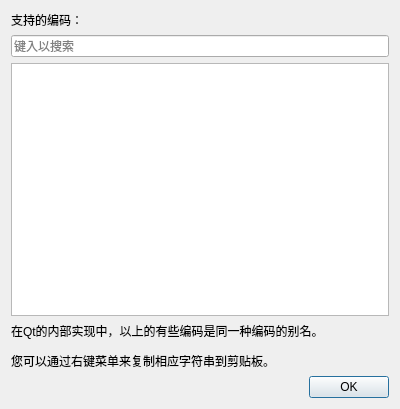
<?xml version="1.0" encoding="UTF-8"?>
<ui version="4.0">
 <class>AvailableTextCodecDialog</class>
 <widget class="QDialog" name="AvailableTextCodecDialog">
  <property name="geometry">
   <rect>
    <x>0</x>
    <y>0</y>
    <width>400</width>
    <height>409</height>
   </rect>
  </property>
  <property name="windowTitle">
   <string>支持的编码</string>
  </property>
  <layout class="QGridLayout" name="gridLayout">
   <item row="2" column="0" colspan="2">
    <widget class="QListWidget" name="listWidget">
     <property name="contextMenuPolicy">
      <enum>Qt::ActionsContextMenu</enum>
     </property>
     <property name="whatsThis">
      <string>&lt;html&gt;&lt;head/&gt;&lt;body&gt;&lt;p&gt;此处显示Qt支持的文本编码的列表。您可以通过右键菜单复制它们其中的一个。&lt;/p&gt;&lt;/body&gt;&lt;/html&gt;</string>
     </property>
     <property name="editTriggers">
      <set>QAbstractItemView::NoEditTriggers</set>
     </property>
    </widget>
   </item>
   <item row="3" column="0" colspan="2">
    <widget class="QLabel" name="label_2">
     <property name="text">
      <string>&lt;html&gt;&lt;head/&gt;&lt;body&gt;&lt;p&gt;在Qt的内部实现中，以上的有些编码是同一种编码的别名。&lt;/p&gt;&lt;p&gt;您可以通过右键菜单来复制相应字符串到剪贴板。&lt;/p&gt;&lt;/body&gt;&lt;/html&gt;</string>
     </property>
     <property name="wordWrap">
      <bool>true</bool>
     </property>
    </widget>
   </item>
   <item row="4" column="0" colspan="2">
    <widget class="QDialogButtonBox" name="buttonBox">
     <property name="orientation">
      <enum>Qt::Horizontal</enum>
     </property>
     <property name="standardButtons">
      <set>QDialogButtonBox::Ok</set>
     </property>
    </widget>
   </item>
   <item row="0" column="0" colspan="2">
    <widget class="QLabel" name="label">
     <property name="text">
      <string>&lt;html&gt;&lt;head/&gt;&lt;body&gt;&lt;p&gt;支持的编码：&lt;/p&gt;&lt;/body&gt;&lt;/html&gt;</string>
     </property>
    </widget>
   </item>
   <item row="1" column="0" colspan="2">
    <widget class="QLineEdit" name="lineEdit">
     <property name="whatsThis">
      <string>&lt;html&gt;&lt;head/&gt;&lt;body&gt;&lt;p&gt;您可以通过在此处键入文本来搜索下面显示的字符编码。&lt;/p&gt;&lt;/body&gt;&lt;/html&gt;</string>
     </property>
     <property name="placeholderText">
      <string>键入以搜索</string>
     </property>
     <property name="clearButtonEnabled">
      <bool>true</bool>
     </property>
    </widget>
   </item>
  </layout>
  <action name="actionCopyTextCodec">
   <property name="text">
    <string>复制该编码名称</string>
   </property>
   <property name="toolTip">
    <string>将选定的编码名称复制到剪贴板</string>
   </property>
  </action>
 </widget>
 <resources/>
 <connections>
  <connection>
   <sender>buttonBox</sender>
   <signal>accepted()</signal>
   <receiver>AvailableTextCodecDialog</receiver>
   <slot>accept()</slot>
   <hints>
    <hint type="sourcelabel">
     <x>248</x>
     <y>254</y>
    </hint>
    <hint type="destinationlabel">
     <x>157</x>
     <y>274</y>
    </hint>
   </hints>
  </connection>
  <connection>
   <sender>buttonBox</sender>
   <signal>rejected()</signal>
   <receiver>AvailableTextCodecDialog</receiver>
   <slot>reject()</slot>
   <hints>
    <hint type="sourcelabel">
     <x>316</x>
     <y>260</y>
    </hint>
    <hint type="destinationlabel">
     <x>286</x>
     <y>274</y>
    </hint>
   </hints>
  </connection>
 </connections>
</ui>
